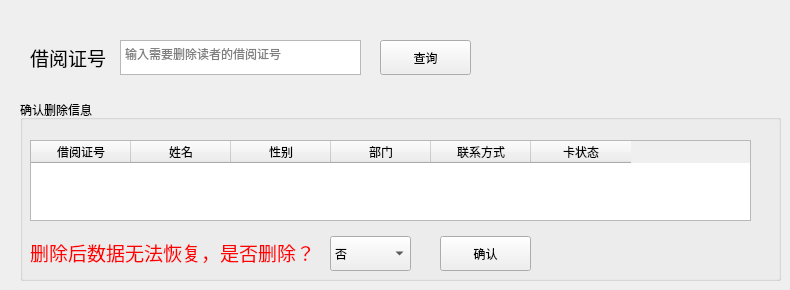
      <widget class="QWidget" name="readerDeleteTab">
       <attribute name="title">
        <string>删除信息</string>
       </attribute>
       <widget class="QLabel" name="r1_label_11">
        <property name="geometry">
         <rect>
          <x>30</x>
          <y>45</y>
          <width>81</width>
          <height>25</height>
         </rect>
        </property>
        <property name="font">
         <font>
          <family>Microsoft YaHei UI</family>
          <pointsize>14</pointsize>
         </font>
        </property>
        <property name="text">
         <string>借阅证号</string>
        </property>
       </widget>
       <widget class="QTextEdit" name="readerDeleteId">
        <property name="geometry">
         <rect>
          <x>120</x>
          <y>40</y>
          <width>241</width>
          <height>35</height>
         </rect>
        </property>
        <property name="placeholderText">
         <string>输入需要删除读者的借阅证号</string>
        </property>
       </widget>
       <widget class="QPushButton" name="readerDeleteQuery">
        <property name="geometry">
         <rect>
          <x>380</x>
          <y>40</y>
          <width>91</width>
          <height>35</height>
         </rect>
        </property>
        <property name="cursor">
         <cursorShape>PointingHandCursor</cursorShape>
        </property>
        <property name="text">
         <string>查询</string>
        </property>
        <property name="shortcut">
         <string>Enter</string>
        </property>
       </widget>
       <widget class="QGroupBox" name="readerDeleteConfirm">
        <property name="geometry">
         <rect>
          <x>20</x>
          <y>100</y>
          <width>761</width>
          <height>181</height>
         </rect>
        </property>
        <property name="title">
         <string>确认删除信息</string>
        </property>
        <widget class="QTableWidget" name="readerDeleteTable">
         <property name="geometry">
          <rect>
           <x>10</x>
           <y>40</y>
           <width>721</width>
           <height>81</height>
          </rect>
         </property>
         <column>
          <property name="text">
           <string>借阅证号</string>
          </property>
         </column>
         <column>
          <property name="text">
           <string>姓名</string>
          </property>
         </column>
         <column>
          <property name="text">
           <string>性别</string>
          </property>
         </column>
         <column>
          <property name="text">
           <string>部门</string>
          </property>
         </column>
         <column>
          <property name="text">
           <string>联系方式</string>
          </property>
         </column>
         <column>
          <property name="text">
           <string>卡状态</string>
          </property>
         </column>
        </widget>
        <widget class="QLabel" name="r1_label_12">
         <property name="geometry">
          <rect>
           <x>10</x>
           <y>140</y>
           <width>281</width>
           <height>25</height>
          </rect>
         </property>
         <property name="font">
          <font>
           <family>Microsoft YaHei UI</family>
           <pointsize>14</pointsize>
          </font>
         </property>
         <property name="styleSheet">
          <string notr="true">color:red</string>
         </property>
         <property name="text">
          <string>删除后数据无法恢复，是否删除？</string>
         </property>
        </widget>
        <widget class="QComboBox" name="readerDeleteOptions">
         <property name="geometry">
          <rect>
           <x>310</x>
           <y>136</y>
           <width>81</width>
           <height>35</height>
          </rect>
         </property>
         <property name="currentIndex">
          <number>0</number>
         </property>
         <item>
          <property name="text">
           <string>否</string>
          </property>
         </item>
         <item>
          <property name="text">
           <string>是</string>
          </property>
         </item>
        </widget>
        <widget class="QPushButton" name="readerDeleteExec">
         <property name="geometry">
          <rect>
           <x>420</x>
           <y>136</y>
           <width>91</width>
           <height>35</height>
          </rect>
         </property>
         <property name="cursor">
          <cursorShape>PointingHandCursor</cursorShape>
         </property>
         <property name="text">
          <string>确认</string>
         </property>
        </widget>
       </widget>
      </widget>
